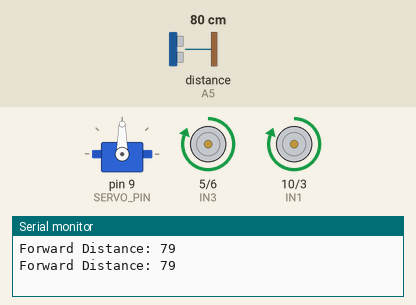
Recording of a sketch running on a simulated Arduino Uno, built with avr-gcc and run on an emulated ATmega328P. Shown: servo, motor-driver pin pairs drawn as motors (green arrow = first pin HIGH = forward, orange = second pin HIGH = backward, longer = more drive), the last lines printed to the serial monitor. Wiring (inferred from the names in the program): ultrasonic range finder: trigger A4; echo A5. The inputs (shaded band) are chosen by the test bench; at power-on: distance to the obstacle (sensor on A5) 80 cm. The echo pulse lasts 58.3 µs per cm.

Above: at 1.9 s.
2.0 s: distance to the obstacle (sensor on A5) set to 29 cm
3.9 s: distance to the obstacle (sensor on A5) set to 23 cm
At 7.5 s:
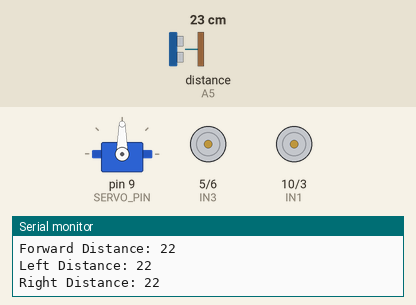
7.6 s: distance to the obstacle (sensor on A5) set to 35 cm
At 8.8 s:
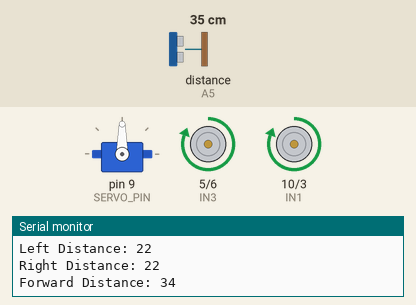
9.7 s: distance to the obstacle (sensor on A5) set to 2 cm
At 11.7 s:
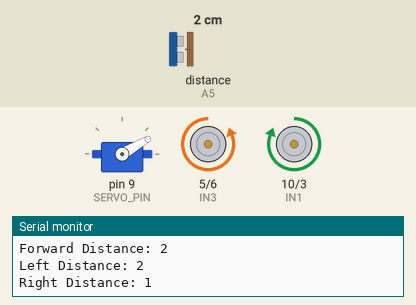
Timing chart, 0 to 14.4 s (numbered marks = the images above; inputs shaded):
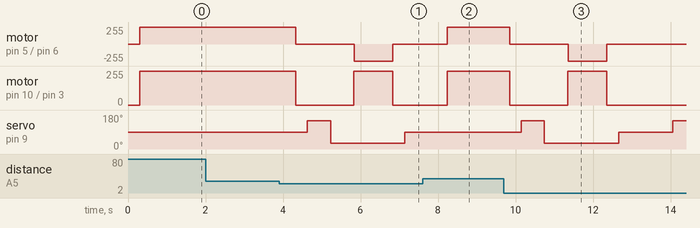

Measured:
- the behaviour switches between 27 and 26 cm on distance to the obstacle (sensor on A5) (found by bisection; images 0 and 1)
- after the input at 3.9 s, motor on pin 5 (IN3) / pin 6 (IN4): forward 255/255 → stopped after 0.42 s, → backward 255/255 1.5 s later, → stopped 1.0 s later; motor on pin 10 (IN1) / pin 3 (IN2): forward 255/255 → stopped after 0.42 s, → forward 255/255 1.5 s later, → stopped 1.0 s later
- after the input at 7.6 s, motor on pin 5 (IN3) / pin 6 (IN4), motor on pin 10 (IN1) / pin 3 (IN2): stopped → forward 255/255 after 0.64 s; servo on pin 9 (SERVO_PIN): stays 90° (without the input it goes to 150° after 0.94 s)
- after the input at 9.7 s, motor on pin 5 (IN3) / pin 6 (IN4): forward 255/255 → stopped after 0.15 s, → backward 255/255 1.5 s later, → stopped 1.0 s later; motor on pin 10 (IN1) / pin 3 (IN2): forward 255/255 → stopped after 0.15 s, → forward 255/255 1.5 s later, → stopped 1.0 s later

The sketch:

Lab8Ultrasonic.ino
```cpp
#include <Servo.h>

// Motor Pins
#define IN1 10
#define IN2 3
#define IN3 5
#define IN4 6

// Ultrasonic Pins
#define TRIG A4
#define ECHO A5

// Servo
#define SERVO_PIN 9
Servo scanServo;

void setup() {
  pinMode(IN1, OUTPUT);
  pinMode(IN2, OUTPUT);
  pinMode(IN3, OUTPUT);
  pinMode(IN4, OUTPUT);

  pinMode(TRIG, OUTPUT);
  pinMode(ECHO, INPUT);

  scanServo.attach(SERVO_PIN);
  scanServo.write(90); // Face forward

  Serial.begin(9600);
}

void loop() {
  int forwardDist = readDistanceAtAngle(90);
  Serial.print("Forward Distance: ");
  Serial.println(forwardDist);

  if (forwardDist > 25 && forwardDist < 999) {
    moveForward();
  } else if (forwardDist <= 25 && forwardDist > 0) {
    stopMotors();
    delay(300);

    int leftDist = readDistanceAtAngle(150);
    delay(300);
    int rightDist = readDistanceAtAngle(30);
    delay(300);

    Serial.print("Left Distance: ");
    Serial.println(leftDist);
    Serial.print("Right Distance: ");
    Serial.println(rightDist);


    if (leftDist < rightDist) {
      turnLeft();  // Turn left if there's more space on the left
    } else {
      turnRight(); // Turn right if there's more space on the right
    }

    delay(300);
    forwardDist = readDistanceAtAngle(90); // Recheck after turn
    if (forwardDist > 25 && forwardDist < 999) {
      moveForward();
    }
  } else {
    // If no valid reading, stop to avoid crashing
    stopMotors();
  }

  delay(500);
}

int readDistanceAtAngle(int angle) {
  scanServo.write(angle);
  delay(300);

  digitalWrite(TRIG, LOW);
  delayMicroseconds(2);
  digitalWrite(TRIG, HIGH);
  delayMicroseconds(10);
  digitalWrite(TRIG, LOW);

  long duration = pulseIn(ECHO, HIGH, 30000);
  if (duration == 0) return 999;
  int distance = duration * 0.034 / 2;
  return distance;
}

void moveForward() {
  digitalWrite(IN1, HIGH);
  digitalWrite(IN2, LOW);
  digitalWrite(IN3, HIGH);
  digitalWrite(IN4, LOW);
}

void stopMotors() {
  digitalWrite(IN1, LOW);
  digitalWrite(IN2, LOW);
  digitalWrite(IN3, LOW);
  digitalWrite(IN4, LOW);
}

void turnRight() {
  digitalWrite(IN1, HIGH);
  digitalWrite(IN2, LOW);
  delay(10);
  digitalWrite(IN3, LOW);
  digitalWrite(IN4, HIGH);
  delay(1000);
  stopMotors();
}

void turnLeft() {
  digitalWrite(IN1, LOW);
  digitalWrite(IN2, HIGH);
  digitalWrite(IN3, HIGH);
  digitalWrite(IN4, LOW);
  delay(1000);
  stopMotors();
}
```
